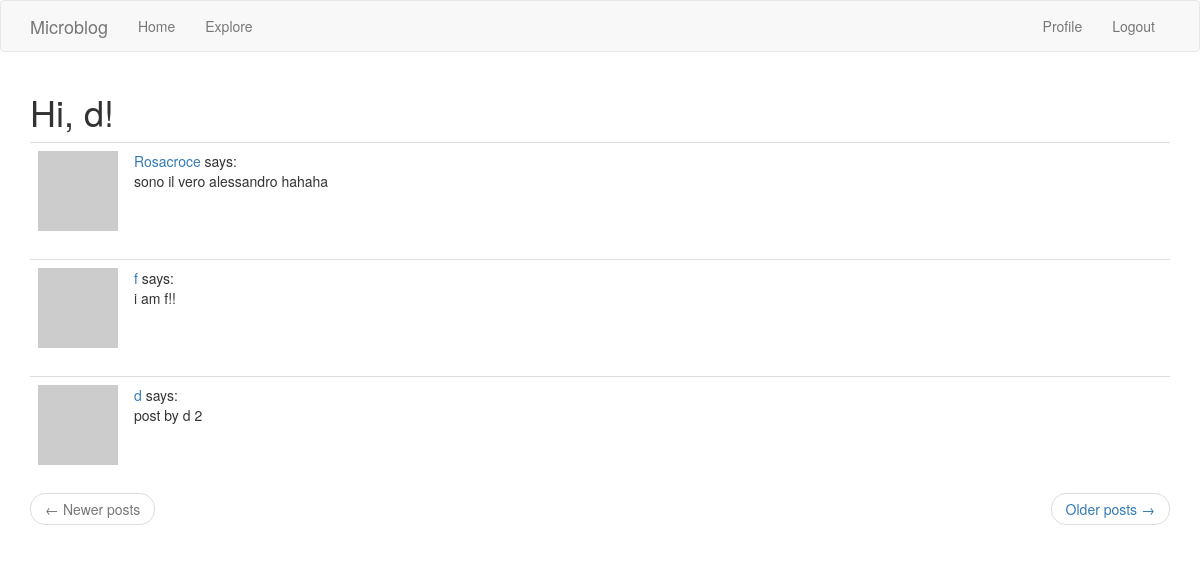
Page /explore (signed in) on the committed database.
### app/models.py (models this page shows, shortened)
class User(UserMixin, db.Model):
    id = db.Column(db.Integer, primary_key=True)
    username = db.Column(db.String(64), index=True, unique=True)
    email = db.Column(db.String(120), index=True, unique=True)
    password_hash = db.Column(db.String(128))
    posts = db.relationship('Post', backref='author', lazy='dynamic') # initialise the new post field for the User class
    about_me = db.Column(db.String(140))
    last_seen = db.Column(db.DateTime, default=datetime.utcnow)
    def avatar(self, size):
        digest = md5(self.email.lower().encode('utf-8')).hexdigest()
        return f'https://www.gravatar.com/avatar/{digest}?d=identicon&s={size}'
    followed = db.relationship(
        'User',                                             # right-side entity of the relationship (the left side is the parent class)
        secondary=followers,                                # configures the association table
        primaryjoin = (followers.c.follower_id == id),      # indicates the condiion tht links the left side entity with the association table
        secondaryjoin = (followers.c.followed_id == id),    # indicates the condiion tht links the right side entity with the association table
        backref = db.backref('followers', lazy='dynamic'),  # how the relationship will be accessed from the right side entity
        lazy='dynamic')                                     # similar to above but applied to the left side query

class Post(db.Model):
    id = db.Column(db.Integer, primary_key=True)
    body = db.Column(db.String(140))
    timestamp = db.Column(db.DateTime, index=True, default=datetime.utcnow) # indexing allows to retrieve in chronological order
    user_id = db.Column(db.Integer, db.ForeignKey('user.id'))

### app/routes.py (the view)
@app.route('/explore')
@login_required
def explore():
    page = request.args.get('page', 1, type=int)
    posts = Post.query.order_by(Post.timestamp.desc()).paginate(page, app.config['POSTS_PER_PAGE'], False)
    next_url = url_for('explore', page=posts.next_num) if posts.has_next else None
    prev_url = url_for('explore', page=posts.prev_num) if posts.has_prev else None
    return render_template('index.html', title='Explore', posts=posts.items, next_url=next_url, prev_url=prev_url)

### app/models.py (called while the page is built)
@login.user_loader
def load_user(id):
    return User.query.get(int(id))

### app/routes.py (called while the page is built)
@app.before_request         # registers the decorated function to be executed right before the view function
def before_request():
    if current_user.is_authenticated:
        current_user.last_seen = datetime.utcnow()
        db.session.commit()

### app/templates/index.html (shortened to what this page needs)
{% extends "base.html" %}
{% import 'bootstrap/wtf.html' as wtf %}
{% block app_content %}
    <h1>Hi, {{ current_user.username }}!</h1>
    {% for post in posts %}
        {% include '_post.html' %}
    {% endfor %}
    <nav aria-label="...">
        <ul class="pager">
            <li class="previous{% if not prev_url %} disabled{% endif %}">
                <a href="{{ prev_url or '#' }}">
                    <span aria-hidden="true">&larr;</span> Newer posts
                </a>
            </li>
            <li class="next{% if not next_url %} disabled{% endif %}">
                <a href="{{ next_url or '#' }}">
                    Older posts <span aria-hidden="true">&rarr;</span>
                </a>
            </li>
        </ul>
    </nav>
{% endblock %}

### app/templates/_post.html
    <table class="table table-hover">
        <tr>
            <td width="70px">
                <a href="{{ url_for('user', username=post.author.username) }}">
                    <img src="{{ post.author.avatar(70) }}" />
                </a>
            </td>
            <td>
                <a href="{{ url_for('user', username=post.author.username) }}">
                    {{ post.author.username }}
                </a>
                says:
                <br>
                {{ post.body }}
            </td>
        </tr>
    </table>

### rows in the picture
User: username "d"
Post: author.username "Rosacroce", body "sono il vero alessandro hahaha"
Post: author.username "f", body "i am f!!"
Post: author.username "d", body "post by d 2"
